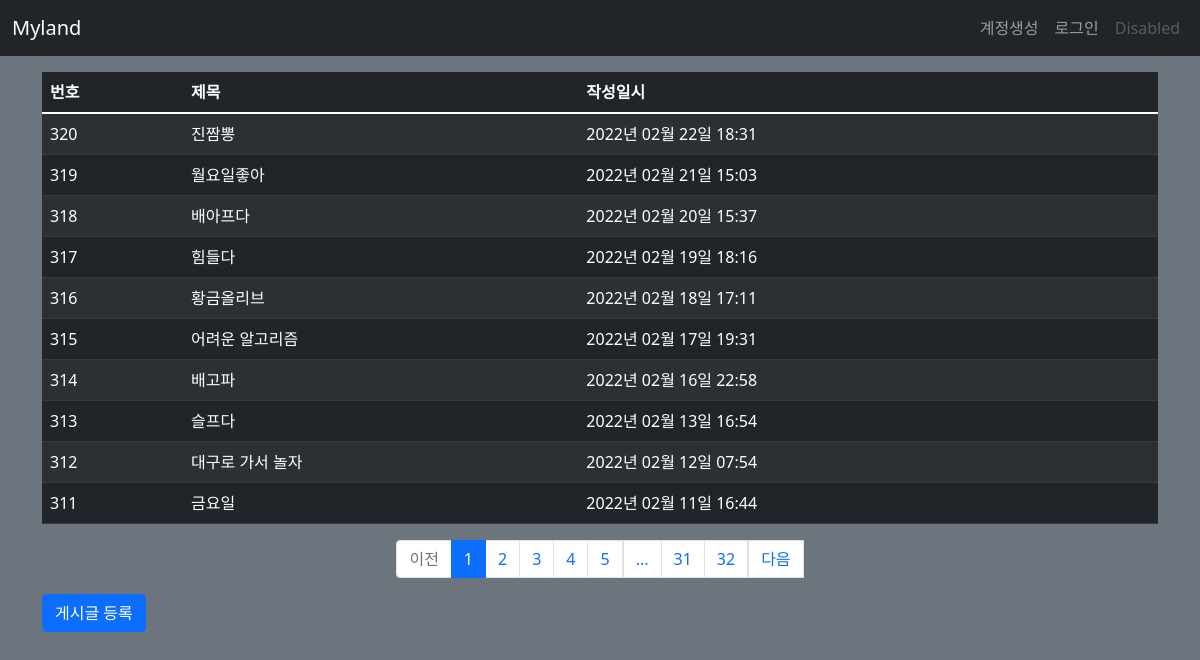
Page /post/list/ on the earlier database version.
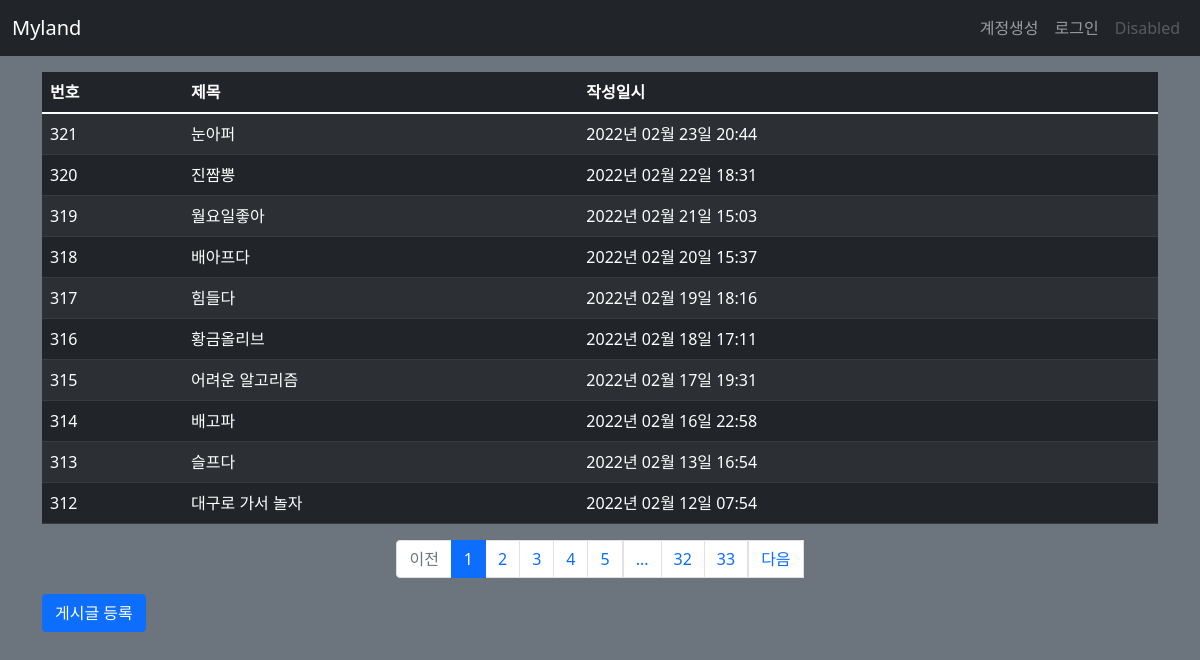
Same page on the later database version.
### myland/models.py (models this page shows)
class Post(db.Model):
    id = db.Column(db.Integer, primary_key=True)
    title = db.Column(db.String(200), nullable=False)
    content = db.Column(db.Text, nullable=False)
    create_date = db.Column(db.DateTime(), nullable=False)

### myland/views/post_views.py (the view)
@bp.route('/list/')
def _list():
    page = request.args.get('page', type=int, default=1)
    post_list = Post.query.order_by(Post.create_date.desc())
    post_list = post_list.paginate(page, per_page=10)
    return render_template('post/post_list.html', post_list=post_list)

### myland/filter.py (called while the page is built)
def format_datetime(value, fmt='%Y년 %m월 %d일 %H:%M'):
    return value.strftime(fmt)

### myland/views/auth_views.py (called while the page is built)
@bp.before_app_request
def load_logged_in_user():
    user_id = session.get('user_id')
    if user_id is None:
        g.user = None
    else:
        g.user = User.query.get(user_id)

### myland/templates/post/post_list.html
{% extends 'base.html' %}
{% block content %}
<div class="container my-3">
  <table class="table table-dark table-striped table-hover">
    <thead>
    <tr>
      <th>번호</th>
      <th>제목</th>
      <th>작성일시</th>
    </tr>
    </thead>
    <tbody>
    {% if post_list %}
    {% for post in post_list.items %}
    <tr>
      <td>{{ post_list.total - ((post_list.page - 1) * post_list.per_page) - loop.index0 }}</td>
      <td>
        <a href="{{ url_for('post.detail', post_id=post.id) }}" style="text-decoration-line: none; color: white;">{{ post.title }}</a>
      </td>
      <td>{{ post.create_date|datetime }}</td>
    </tr>
    {% endfor %}
    {% else %}
    <tr>
      <td colspan="3">게시글이 없습니다.</td>
    </tr>
    {% endif %}
    </tbody>
  </table>
  <ul class="pagination justify-content-center">
    {% if post_list.has_prev %}
    <li class="page-item">
      <a class="page-link" href="?page={{ post_list.prev_num }}">이전</a>
    </li>
    {% else %}
    <li class="page-item disabled">
      <a class="page-link" tabindex="-1" aria-disabled="true" href="#">이전</a>
    </li>
    {% endif %}
    {% for page_num in post_list.iter_pages() %}
      {% if page_num %}
        {% if page_num != post_list.page %}
        <li class="page-item">
          <a class="page-link" href="?page={{ page_num }}">{{ page_num }}</a>
        </li>
        {% else %}
        <li class="page-item active" aria-current="page">
          <a class="page-link" href="#">{{ page_num }}</a>
        </li>
        {% endif %}
      {% else %}
        <li class="disabled">
          <a class="page-link" href="#">...</a>
        </li>
      {% endif %}
    {% endfor %}
    {% if post_list.has_next %}
    <li class="page-items">
      <a class="page-link" href="?page={{ post_list.next_num }}">다음</a>
    </li>
    {% else %}
    <li class="page-item disabled">
      <a class="page-link" tabindex="-1" aria-disabled="true" href="#">다음</a>
    </li>
    {% endif %}
  </ul>
  <a href="{{ url_for('post.create') }}" class="btn btn-primary">게시글 등록</a>
</div>
{% endblock %}

### myland/templates/base.html (shortened to what this page needs)
<!DOCTYPE html>
<html lang="ko">
<head>
  <link href="https://cdn.jsdelivr.net/npm/bootstrap@5.1.3/dist/css/bootstrap.min.css" rel="stylesheet">
  <link rel="stylesheet" href="{{ url_for('static', filename='style.css') }}">
</head>
<body class="bg-secondary pt-5 mt-2">
  <nav class="navbar navbar-expand-md navbar-dark bg-dark fixed-top">
    <div class="container-fluid">
      <a class="navbar-brand" href="{{ url_for('main.index') }}">Myland</a>
      <div class="collapse navbar-collapse" id="navbarSupportedContent">
        {% if g.user %}
        <ul class="navbar-nav ms-auto mb-2 mb-lg-0">
          <li class="nav-item">
            <a href="{{ url_for('auth.logout') }}" class="nav-link">{{ g.user.username }} (로그아웃)</a>
          </li>
        </ul>
        {% else %}
        <ul class="navbar-nav ms-auto mb-2 mb-lg-0">
          <li class="nav-item">
            <a class="nav-link" href="{{ url_for('auth.signup') }}">계정생성</a>
          </li>
          <li class="nav-item">
            <a class="nav-link" href="{{ url_for('auth.login') }}">로그인</a>
          </li>
          <li class="nav-item">
            <a class="nav-link disabled">Disabled</a>
          </li>
        </ul>
        {% endif %}
      </div>
    </div>
  </nav>
  {% block content %}
  {% endblock %}
</body>
</html>

Differences in the rows shown:
no longer on this page (row unchanged): Post: id "311", title "금요일", create_date "2022년 02월 11일 16:44"
added Post: id "321", title "눈아퍼", create_date "2022년 02월 23일 20:44"
Other differences:
new list line: "33"
list line gone: "31"
